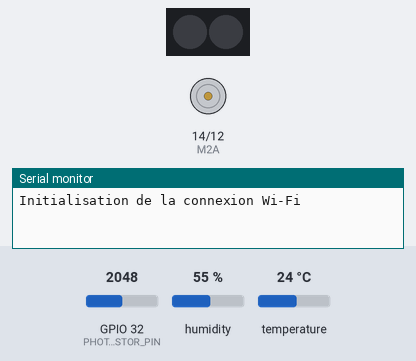
Bench run of a sketch on a simulated ESP32. Parts: 2 RGB LEDs in strip order, left to right, motor-driver pin pairs drawn as motors (green arrow = first pin HIGH = forward, orange = second pin HIGH = backward, longer = more drive), the last lines printed to the serial monitor. The inputs (shaded band) are chosen by the test bench; at power-on: GPIO 32 (PHOTO_RESISTOR_PIN) = 2048, humidity 55 %, temperature 24 °C. WiFi joins after 1.5 s; servers stay silent unless stated; uploads are accepted with an empty reply.

Above: at 1.1 s.
At 2.8 s:
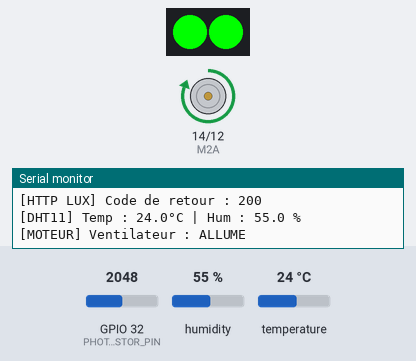
Timing chart, 0 to 4.3 s (numbered marks = the images above):
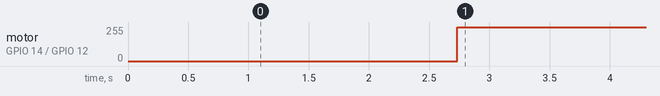

The sketch:

sketch_may22a.ino
```cpp
#include <WiFi.h>
#include <HTTPClient.h>
#include <Adafruit_NeoPixel.h>
#include "DHT.h"

// Configuration réseau
const char* ssid = "PDA_ESP32_S";
const char* password = "Ciel123!";
const char* serverIP = "172.19.6.120";
const int serverPort = 5000;

// Configuration du capteur DHT11
#define DHTPIN 33
#define DHTTYPE DHT11
DHT dht(DHTPIN, DHTTYPE);

// Configuration des broches du moteur
const int M2A = 14;
const int M2B = 12;

// Configuration du capteur de luminosité et des NeoPixels
const int PHOTO_RESISTOR_PIN = 32;
const int NEOPIXEL_PIN = 15;
const int NUM_PIXELS = 2;

Adafruit_NeoPixel pixels(NUM_PIXELS, NEOPIXEL_PIN, NEO_GRB + NEO_KHZ800);

// Seuils de déclenchement
const float SEUIL_TEMP = 23.0;
const float SEUIL_HUMI = 60.0;

void connectWiFi();
void handleLuminosity();
void handleTemperatureHumidity();

void setup() {
  Serial.begin(115200);
  delay(1000);

  dht.begin();

  pinMode(M2A, OUTPUT);
  pinMode(M2B, OUTPUT);
  digitalWrite(M2A, LOW);
  digitalWrite(M2B, LOW);

  pixels.begin();
  pixels.clear();
  pixels.show();

  connectWiFi();
}

void loop() {
  handleLuminosity();
  handleTemperatureHumidity();

  Serial.println("--------------------------");
  delay(60000);
}

void handleLuminosity() {
  // Lecture du convertisseur analogique-numérique (0 - 4095)
  int sensorValue = analogRead(PHOTO_RESISTOR_PIN);
  // Calcul de la résistance du capteur Grove (diviseur de tension)
  float resistance = (float)(4095 - sensorValue) * 10 / sensorValue;
  // Conversion de la mesure en Lux (LDR GL5528)
  float lux = 10000 / pow((resistance * 10), 0.75);

  Serial.print("[LUMINOSITE] Brute: ");
  Serial.print(sensorValue);
  Serial.print(" | R: ");
  Serial.print(resistance);
  Serial.print(" K | Lux: ");
  Serial.println(lux);

  // Traitement des NeoPixels selon les seuils demandés
  if (lux < 200.0) {
    for(int i = 0; i < NUM_PIXELS; i++) {
      pixels.setPixelColor(i, pixels.Color(255, 0, 0));
    }
    pixels.show();
    Serial.println("[NEOPIXEL] Alerte : Intensite basse (< 200 lx) -> Rouge");
  }
  else if (lux < 500.0) {
    for(int i = 0; i < NUM_PIXELS; i++) {
      pixels.setPixelColor(i, pixels.Color(0, 255, 0));
    }
    pixels.show();
    Serial.println("[NEOPIXEL] Statut : Intensite normale (200-500 lx) -> Vert");
  }
  else {
    pixels.clear();
    pixels.show();
    Serial.println("[NEOPIXEL] Statut : Eclaire (> 500 lx) -> Eteint");
  }

  // Envoi HTTP vers l'API de luminosité
  if (WiFi.status() == WL_CONNECTED) {
    HTTPClient http;
    String url = "http://" + String(serverIP) + ":" + String(serverPort) + "/api/luminosite";

    http.begin(url);
    http.addHeader("Content-Type", "application/json");

    String jsonPayload = "{\"luminosite\":" + String(lux) + ", \"zone\":\"1\"}";
    int httpResponseCode = http.POST(jsonPayload);

    if (httpResponseCode > 0) {
      Serial.printf("[HTTP LUX] Code de retour : %d\n", httpResponseCode);
    }
    http.end();
  }
}

void handleTemperatureHumidity() {
  // Lecture du capteur temp-humi
  float h = dht.readHumidity();
  float t = dht.readTemperature();

  if (isnan(h) || isnan(t)) {
    Serial.println("[ERREUR] Lecture impossible sur le capteur DHT11 (GPIO 33)");
    return;
  }

  Serial.printf("[DHT11] Temp : %.1f°C | Hum : %.1f %%\n", t, h);

  // Commande de l'actionneur ventilation
  int etatVentilo = 0;
  if (t > SEUIL_TEMP || h > SEUIL_HUMI) {
    digitalWrite(M2A, HIGH);
    digitalWrite(M2B, LOW);
    etatVentilo = 1;
    Serial.println("[MOTEUR] Ventilateur : ALLUME");
  } else {
    digitalWrite(M2A, LOW);
    digitalWrite(M2B, LOW);
    etatVentilo = 0;
    Serial.println("[MOTEUR] Ventilateur : ETEINT");
  }

  // Envoi HTTP vers l'API température et humidité
  if (WiFi.status() == WL_CONNECTED) {
    HTTPClient http;
    String url = "http://" + String(serverIP) + ":" + String(serverPort) + "/api/temperature_humidite";

    http.begin(url);
    http.addHeader("Content-Type", "application/json");

    String jsonPayload = "{\"temperature\":" + String(t, 1) +
                         ",\"humidite\":"    + String(h, 1) +
                         ",\"zone\":1" +
                         ",\"ventilateur\":" + String(etatVentilo) + "}";
    int httpResponseCode = http.POST(jsonPayload);

    if (httpResponseCode > 0) {
      Serial.printf("[HTTP DHT] Code de retour : %d\n", httpResponseCode);
    }
    http.end();
  }
}

void connectWiFi() {
  Serial.print("Initialisation de la connexion Wi-Fi");
  WiFi.begin(ssid, password);

  unsigned long debut = millis();
  while (WiFi.status() != WL_CONNECTED) {
    if (millis() - debut > 15000) { // Timeout de sécurité à 15 secondes
      Serial.println("\n[WIFI] Timeout - Échec de la connexion");
      return;
    }
    delay(500);
    Serial.print(".");
  }

  Serial.println("\nConnexion établie.");
  Serial.print("IP : ");
  Serial.println(WiFi.localIP());
}
```

Measured:
- by itself, motor on GPIO 14 (M2A) / GPIO 12 (M2B): stopped → forward 255/255 at 2.7 s
